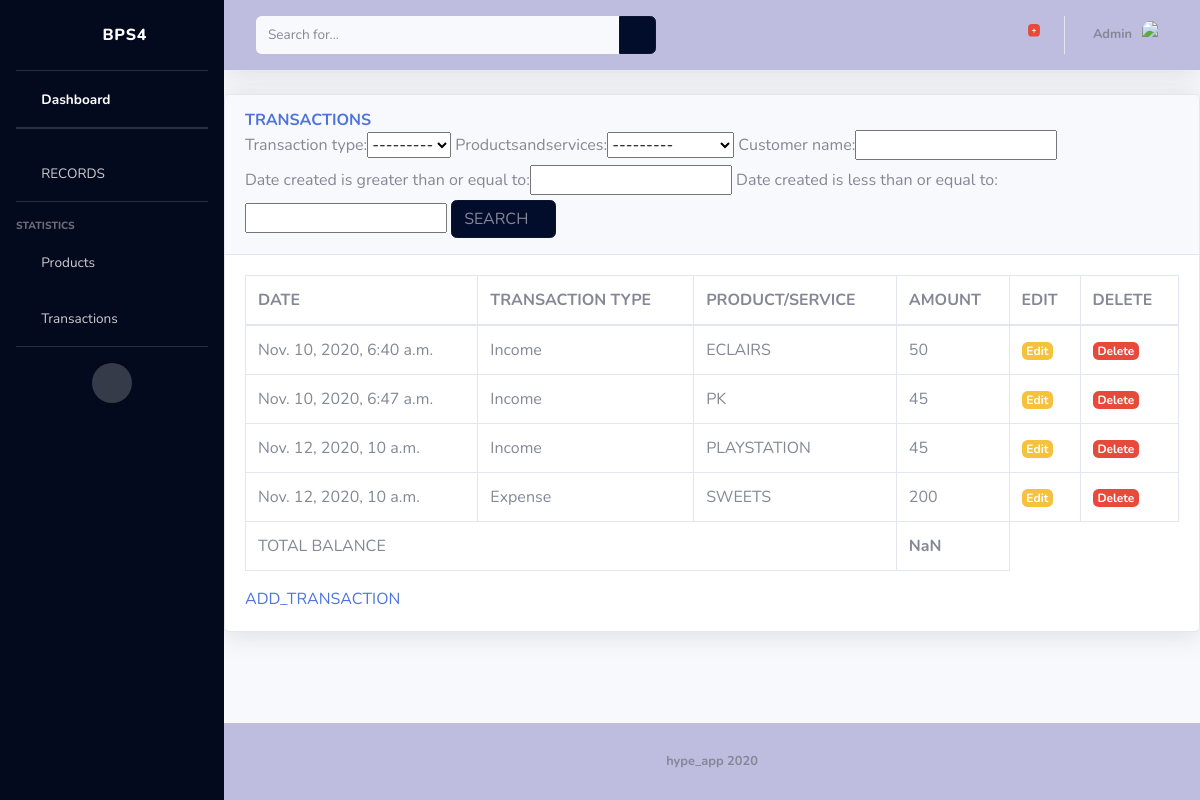
Before: /transactionslist/ with the older database file.
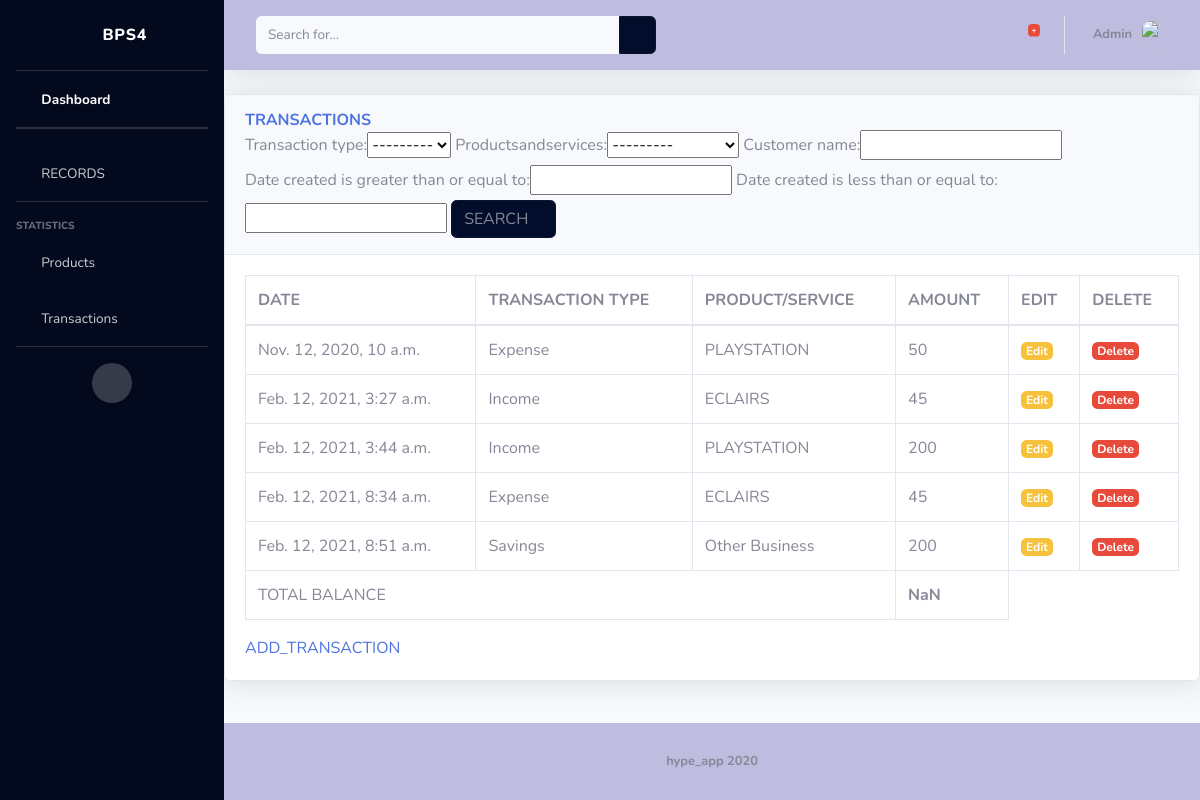
After: the same page with the newer database file.
### ps4/models.py (models this page shows)
class Transactions(models.Model):
	TRANSACTION_TYPES = [
		('Income', 'income'),
		('Expense','expense'),
		('Savings', 'savings'),
		]
	date_created = models.DateTimeField(auto_now_add=True)
	date_updated = models.DateTimeField(auto_now=True)
	transaction_type = models.CharField(max_length=10, blank=False, null=False, choices=TRANSACTION_TYPES, default='income')
	quantity = models.DecimalField(decimal_places=2, max_digits=8)
	unit_price = models.IntegerField( default=0 )
	productsandservices = models.ForeignKey(ProductsandServices, default = 1,on_delete=models.CASCADE)
	customer_name = models.CharField(max_length=15, default='client')

class ProductsandServices(models.Model):
	name = models.CharField(max_length=10, blank=False, null=False)
	description = models.TextField(max_length=200)
	class Meta:
		verbose_name = "productsandservice"
		verbose_name_plural = "productsandservices"
	def __str__(self):
		return self.name

### ps4/views.py (the view)
# urls.py: url(r'^transactionslist/$', tnslistView.as_view(), name="transactionslist"),
class tnslistView(TemplateView):
    template_name = 'records/tnslist.html'
    def get(self, request, *args, **kwargs):
        queryset = Transactions.objects.all().order_by('date_created')
        paginator = Paginator(queryset, 5)
        page = request.GET.get('page')
       	try:
            tns = paginator.page(page)
        except PageNotAnInteger:
            tns = paginator.page(1)
        except EmptyPage:
            tns = paginator.page(paginator.num_pages)
        myFilter = TransactionsFilter(request.GET, queryset)
        tns = myFilter.qs
        context = {
        	"title": "tns",
            "data": tns,
            "page": page,
            "myFilter":myFilter ,
        }
        return render(request, self.template_name , context=context)

### ps4/templates/records/tnslist.html (shortened to what this page needs)
{%extends 'ps4/base.html'%}
{%load static%}
{%block content%}
<div class="card shadow mb-4">
  <div class="card-header py-3">
    <h6 class="m-0 font-weight-bold text-primary">TRANSACTIONS</h6>
    <form method=get >
      {{myFilter.form}}
       <button class="btn btn-primary" type="submit">SEARCH
          <i class="fas fa-search fa-sm"></i>
        </button>
    </form>
  </div>
  <div class="card-body">
    <div class="table-responsive">
      <table class="table table-bordered" id="dataTable" width="100%" cellspacing="0">
        <thead>
          <tr>
            <th scope="col" >DATE</th>
            <th scope="col">TRANSACTION TYPE</th>
            <th scope="col">PRODUCT/SERVICE</th>
            <th scope="col"> AMOUNT</th>
            <th scope="col">EDIT</th>
            <th scope="col">DELETE</th>
        </thead>
        <tbody>
          {%for tns in data%}
          <tr>
            <td> {{tns.date_created}}</td>
            <td>{{tns.transaction_type}}</td>
            <td>{{tns.productsandservices}}</td>
            <td>{{tns.unit_price}}</td>
            <td><a style="text-decoration:None; color:black;" href="/transactions/edit/{{tns.id}}"><span class="badge badge-warning">Edit</span></a></td>
            <td><a style="text-decoration:None; color:black;" href="/transactions/delete/{{tns.id}}"><span class="badge  badge-danger">Delete</span></a></td>
          </tr>
                    {% endfor%}
          <tr>
            <td colspan="3">TOTAL BALANCE</td>
            <td id="totalamt" style="font-weight: bold"></td>
          </tr>
        </tbody>
      </table>
    </div>
        <a href="/transactions/">ADD_TRANSACTION</a>
  </div>
</div>
{%endblock %}

Changed rows visible on the page:
removed Transactions: date_created "Nov. 10, 2020, 6:40 a.m.", transaction_type "Income", productsandservices "ECLAIRS", unit_price "50"
removed Transactions: date_created "Nov. 10, 2020, 6:47 a.m.", transaction_type "Income", productsandservices "PK", unit_price "45"
removed Transactions: date_created "Nov. 12, 2020, 10 a.m.", transaction_type "Expense", productsandservices "SWEETS", unit_price "200"
changed Transactions "Nov. 12, 2020, 10 a.m.": transaction_type "Income" → "Expense"; unit_price "45" → "50"
added Transactions: date_created "Feb. 12, 2021, 3:27 a.m.", transaction_type "Income", productsandservices "ECLAIRS", unit_price "45"
added Transactions: date_created "Feb. 12, 2021, 3:44 a.m.", transaction_type "Income", productsandservices "PLAYSTATION", unit_price "200"
added Transactions: date_created "Feb. 12, 2021, 8:34 a.m.", transaction_type "Expense", productsandservices "ECLAIRS", unit_price "45"
added Transactions: date_created "Feb. 12, 2021, 8:51 a.m.", transaction_type "Savings", productsandservices "Other Business", unit_price "200"
